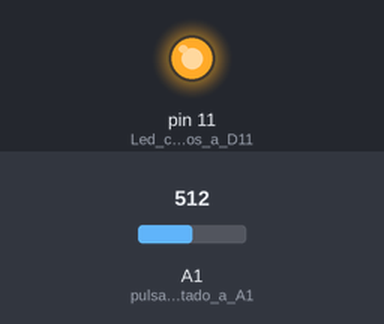
Bench run of a sketch on a simulated Arduino Uno, built with avr-gcc and run on an emulated ATmega328P. Parts: output pins drawn as LEDs (lit = HIGH). Dashed ring = blinking. The test bench sets the inputs (shaded band); at power-on: A1 (pulsador_conectado_a_A1) = 512.

Above: at 1.2 s.
1.3 s: A1 (pulsador_conectado_a_A1) set to 0
At 1.5 s:
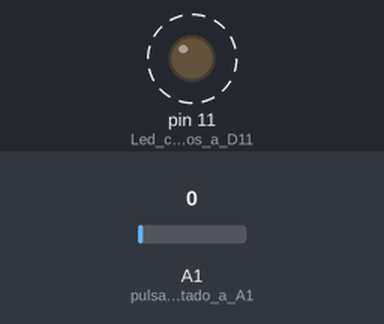
4.3 s: A1 (pulsador_conectado_a_A1) set to 122
At 4.3 s:
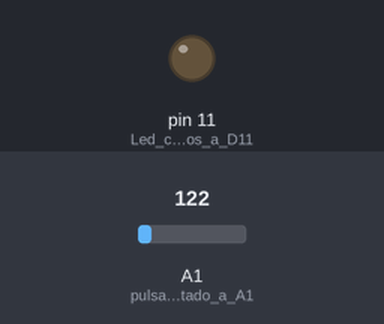
Timing chart, 0 to 7.3 s (numbered marks = the images above; inputs shaded):
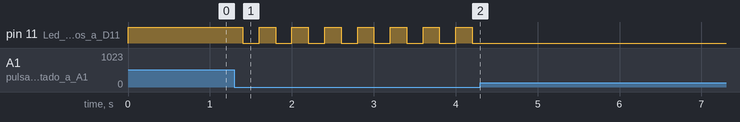

Measured:
- after the input at 1.3 s, pin 11 (Led_conectados_a_D11): alternates HIGH for 0.20 s and LOW for 0.20 s, starting after 0.10 s
- after the input at 4.3 s, pin 11 (Led_conectados_a_D11): stops changing and stays LOW

The sketch:

pulsa_para_encender_y_para_apagar.ino
```cpp
/*** Global variables ***/
int  estado_pulsador=1;
int led=1;//led encendido
/*** Function declaration ***/
void setup() {
  pinMode(A1,INPUT);//pulsador conectado a A1
  pinMode(11,OUTPUT);// Led conectados a D11
  }
void loop() {
  estado_pulsador=analogRead(A1);
  if ((estado_pulsador == 0) && (led == 1)) {
    led=0;
    }else if ((estado_pulsador == 0) && (led == 0)) {
      led=1;
      }
  digitalWrite(11,led);
  delay(200);
  }
```
